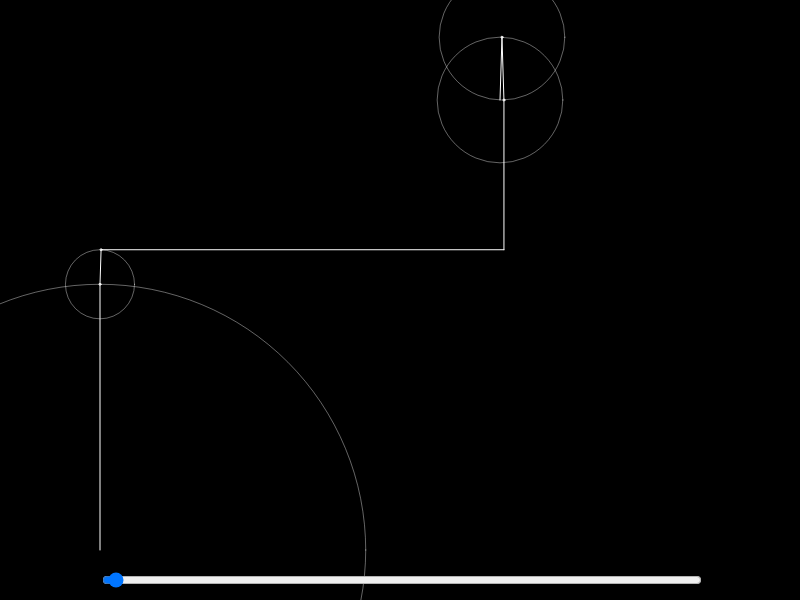
Frame 1 (no input)
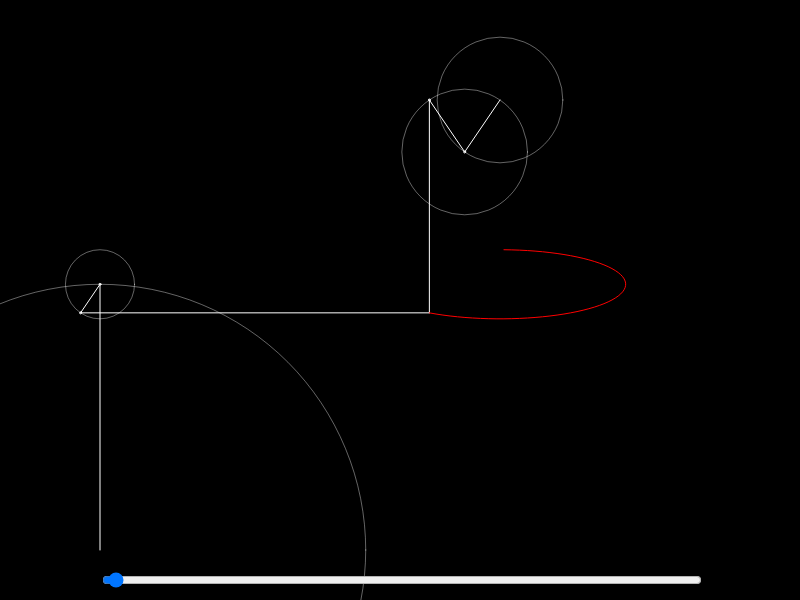
Frame 60 (no input)
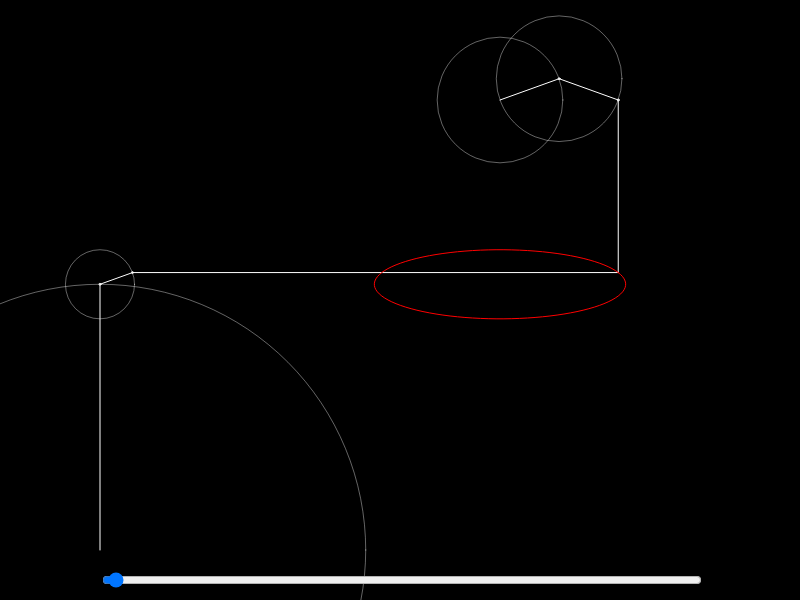
Frame 120 (the mouse pressed at the canvas centre since frame 60)

The p5.js sketch that drew these frames (run headless with seeded random() and noise() and a simulated clock; from frame 60 on, the mouse is pressed at the canvas centre):

// p5.js sketch
// ── sketch.js
let x = [];
let fourierX;

let y = [];
let fourierY;

let time = 0;
let path = [];

let slider1;

function epicycles(x, y, rotation, fourier) {
  let val = slider1.value();
  for (let i = 0; i < val; i++) {
    let prevx = x;
    let prevy = y;

    let freq = fourier[i].freq;
    let radius = fourier[i].amp;
    let phase = fourier[i].phase;

    x += radius * cos(freq * time + phase + rotation);
    y += radius * sin(freq * time + phase + rotation);

    stroke(255, 100);
    noFill();
    ellipse(prevx, prevy, radius * 2);

    //fill(255);
    stroke(255);
    line(prevx, prevy, x, y);
    ellipse(x, y, 2);

  }
  return createVector(x, y);
}

function setup() {
  createCanvas(800, 600);
  // colorMode(HSB);
  for (let i = 0; i < 100; i++) {
    let t = map(i, 0, 99, -1, 1);
    x[i] = 400 * sin(t) * cos(t) * log(abs(t));
    y[i] = -500 * sqrt(abs(t)) * cos(t);
  }
  fourierY = dft(y);
  fourierX = dft(x);

  fourierX.sort((a,b) => b.amp - a.amp);
  fourierY.sort((a,b) => b.amp - a.amp);

  slider1 = createSlider(1, fourierX.length, 2);
  slider1.position(100, 570);
  slider1.style('width', '600px');
}

function draw() {
  background(0);

  let vx = epicycles(500, 100, 0, fourierX);
  let vy = epicycles(100, 550, HALF_PI, fourierY);
  let v = createVector(vx.x, vy.y);

  path.unshift(v);
  line(vx.x, vx.y, v.x, v.y);
  line(vy.x, vy.y, v.x, v.y);
  noFill();
  // let hu = 0;
  beginShape();
  for (i = 0; i < path.length; i++) {
    stroke(255, 0, 0);
    vertex(path[i].x, path[i].y);
    // hu += 2;
    // if (hu >= 360) {
    //   hu = 0;
    // }
  }
  endShape();

  const dt = TWO_PI / fourierY.length;
  time += dt;

  if (path.length > fourierX.length) {
    path.pop();
  }
}

// ── fourier.js
function dft(x) {
  let X = [];
  const N = x.length;
  for (let k = 0; k < N; k++) {
    let re = 0;
    let im = 0;
    for (let n = 0; n < N; n++) {
      const phi = (TWO_PI * k * n) / N;
      re += x[n] * cos(phi);
      im -= x[n] * sin(phi);
    }
    re = re / N;
    im = im / N;

    let freq = k;
    let phase = atan2(im, re);
    let amp = sqrt(re**2 + im**2);
    X[k] = { re, im, freq, phase, amp };
  }
  return X;
}
